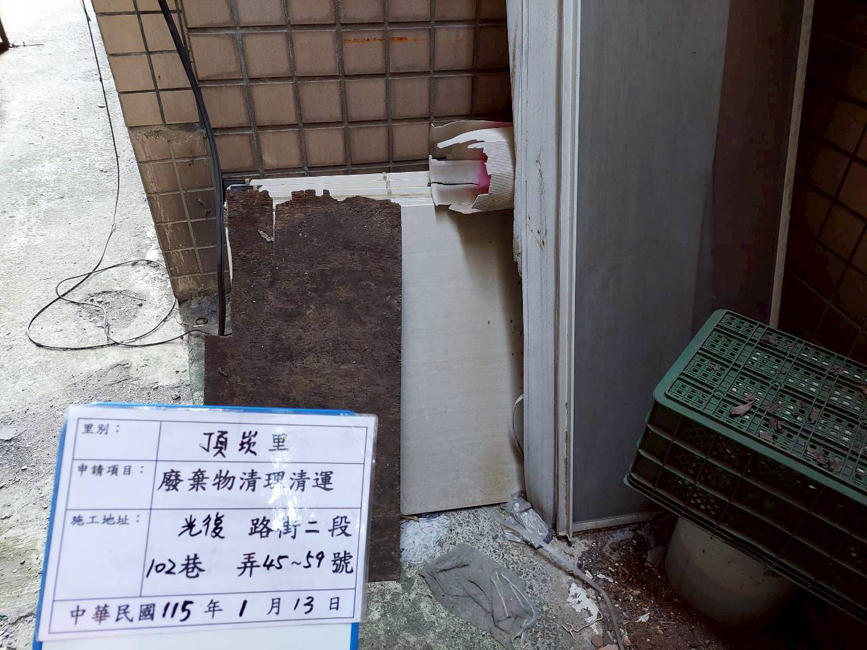
#> input picture 01_測試與範例照片庫/測試SKILLS_08/LINE_ALBUM_頂崁里廢棄物呈報_260128_2.jpg, 867 x 650 px
$ python debug_check_original_line.py
#> lines starting #> are read from the running program, lines starting #| are printed output that depends on the picture
import cv2
import numpy as np

def read_image_utf8(path):
    return cv2.imdecode(np.fromfile(path, dtype=np.uint8), cv2.IMREAD_COLOR)
#> returned value is the input picture: shape (650, 867, 3); mean B, G, R 110, 107.1, 110.4

ref_path = r"測試SKILLS_08\LINE_ALBUM_頂崁里廢棄物呈報_260128_2.jpg"
img = read_image_utf8(ref_path)

if img is not None:
    # Let's crop from y=580 to 650, x=140 to 360
    crop = img[580:650, 140:360]
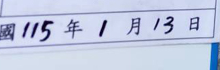
#> crop: shape (70, 220, 3); mean B, G, R 225.9, 202, 193.1
    cv2.imwrite("debug_original_line.png", crop)
    print("Saved debug_original_line.png")
else:
    print("Could not load image")

$ run again, with 01_測試與範例照片庫/測試SKILLS_08/LINE_ALBUM_頂崁里廢棄物呈報_260128_1.jpg copied over 01_測試與範例照片庫/測試SKILLS_08/LINE_ALBUM_頂崁里廢棄物呈報_260128_2.jpg
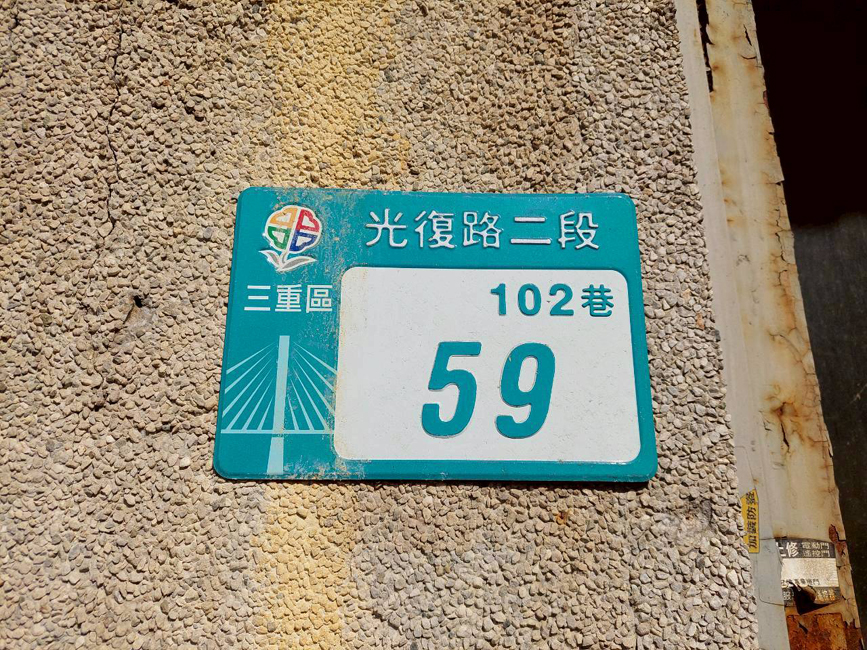
#> input picture 01_測試與範例照片庫/測試SKILLS_08/LINE_ALBUM_頂崁里廢棄物呈報_260128_1.jpg, 867 x 650 px
#> in read_image_utf8, returned value is the input picture: shape (650, 867, 3); mean B, G, R 121.3, 139.5, 142.1
#> `crop = img[580:650, 140:360]`:
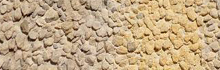
#> crop: shape (70, 220, 3); mean B, G, R 133.2, 168.6, 194

$ run again, with 01_測試與範例照片庫/測試SKILLS_08/LINE_ALBUM_頂崁里廢棄物呈報_260128_3.jpg copied over 01_測試與範例照片庫/測試SKILLS_08/LINE_ALBUM_頂崁里廢棄物呈報_260128_2.jpg
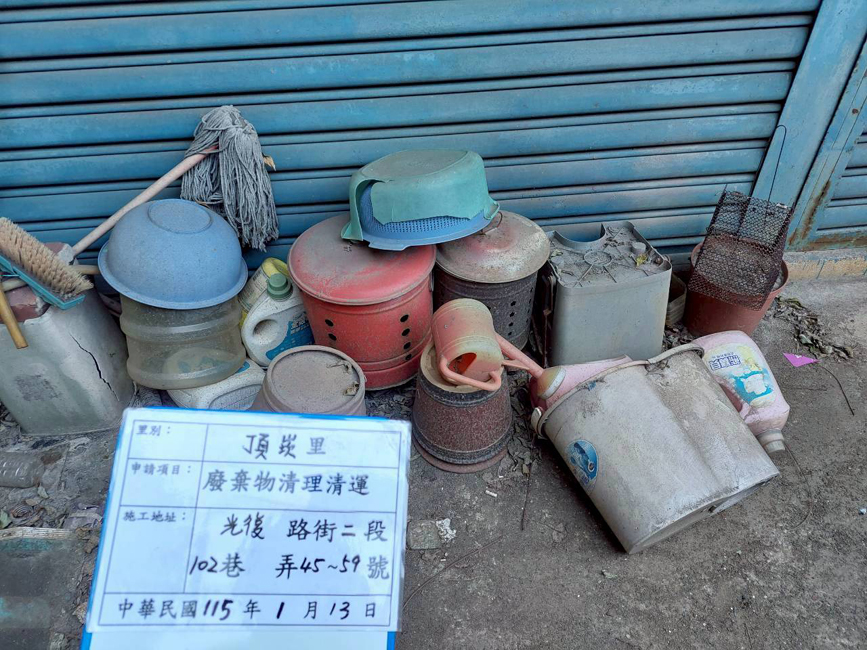
#> input picture 01_測試與範例照片庫/測試SKILLS_08/LINE_ALBUM_頂崁里廢棄物呈報_260128_3.jpg, 867 x 650 px
#> in read_image_utf8, returned value is the input picture: shape (650, 867, 3); mean B, G, R 141.9, 127.3, 105.8
#> `crop = img[580:650, 140:360]`:
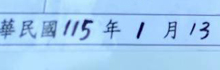
#> crop: shape (70, 220, 3); mean B, G, R 240.9, 203.7, 161.6

$ run again, with 01_測試與範例照片庫/測試SKILLS_08/LINE_ALBUM_頂崁里廢棄物呈報_260128_4.jpg copied over 01_測試與範例照片庫/測試SKILLS_08/LINE_ALBUM_頂崁里廢棄物呈報_260128_2.jpg
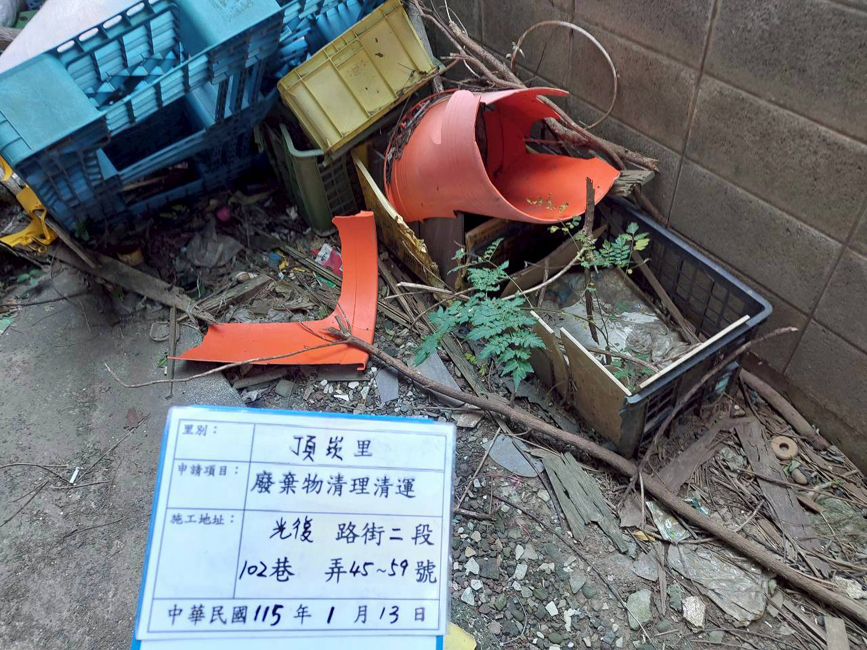
#> input picture 01_測試與範例照片庫/測試SKILLS_08/LINE_ALBUM_頂崁里廢棄物呈報_260128_4.jpg, 867 x 650 px
#> in read_image_utf8, returned value is the input picture: shape (650, 867, 3); mean B, G, R 113.5, 110.6, 108.5
#> `crop = img[580:650, 140:360]`:
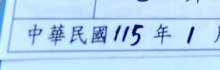
#> crop: shape (70, 220, 3); mean B, G, R 243.4, 217.1, 182.6
